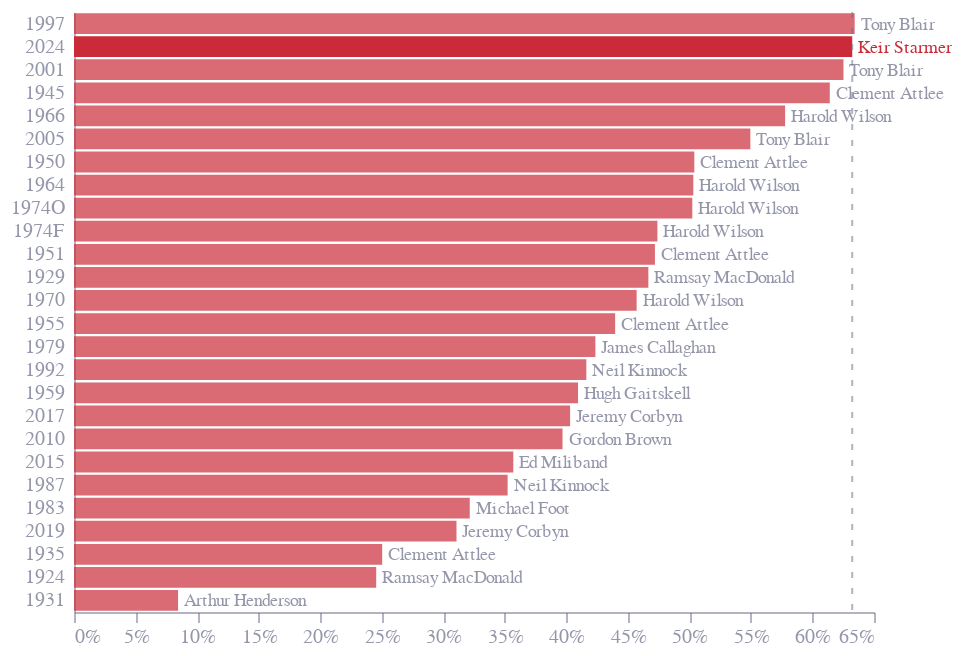

This figure's notebook cell:
### Markdown cell above
# Fig1

### Code cell
df = pd.read_csv("intermediate/ge_1924_2024_agg.csv")
#df['year'] = pd.to_numeric(df['year']).astype(str)

df = df[['year', 'Labour_Leader', 'Labour_Seats', 'Total_Seats']]
df['Labour_share'] = df['Labour_Seats'] / df['Total_Seats']

df.iloc[12, 0] = '1974F'
df.iloc[13, 0] = '1974O'

df = df.sort_values('Labour_share', ascending=False)
df['rank'] = np.arange(1, len(df)+1)

base = alt.Chart(df).encode(
 y=alt.Y('year:N', title='', sort=alt.EncodingSortField(field='rank', order='ascending')),
 x=alt.X('Labour_share', title='', axis=alt.Axis(format='%')),
 opacity=alt.condition(alt.datum.year == 2024, alt.value(1), alt.value(0.7))
)

bars = base.mark_bar(color="rgb(203, 43, 56)")

leader_labels = base.mark_text(
    align='left',
    baseline='middle',
    color='#676A86',
    font='Circular Std',
    fontSize=9,
    dx=3
).encode(
    text='Labour_Leader',
    color=alt.condition(alt.datum.year == 2024, alt.value('rgb(203, 43, 56)'), alt.value('#676A86'))
)

# add a rule at x=0.632308

rule = alt.Chart(pd.DataFrame({'x': [0.632308]})).mark_rule(color='#676A86', strokeDash=[3,5], opacity=0.5).encode(x='x')

chart = (bars + rule +leader_labels)

chart.save("fig1.json")
chart.save("fig1.png", scale_factor=2.0)

chart

### Figure 1 — Vega-Lite specification as saved in the notebook (floating-point values rounded to 4 significant figures)
{"config": {"font": "Circular Std", "mark": {"line": {"interpolate": "monotone"}}, "view": {"stroke": "transparent", "width": 400, "height": 300}, "range": {"category": ["#36B7B4", "#E6224B", "#F4C245", "#0063AF", "#00A767", "#179FDB", "#EB5C2E"], "diverging": ["#E6224B", "#E54753", "#C9C9C9", "#179FDB", "#122B39"], "heatmap": ["#C9C9C9", "#179FDB", "#0063AF", "#122B39"], "ordinal": ["#00A767", "#36B7B4", "#179FDB", "#0063AF", "#243B5A"]}, "axisX": {"domainColor": "#676A86", "domainOpacity": 0.5, "grid": false, "labelAngle": 0, "labelColor": "#676A86", "labelOpacity": 0.7, "orient": "bottom", "tickColor": "#676A86", "tickCount": 10, "tickOpacity": 0.5, "title": false, "titleAlign": "center", "titleAnchor": "middle", "titleColor": "#676A86", "titleFontSize": 12, "titleOpacity": 0.8, "titleY": -15}, "axisY": {"domainColor": "#676A86", "domainOpacity": 0.5, "gridColor": "#676A86", "gridDash": [1, 5], "gridOpacity": 0.5, "labelColor": "#676A86", "labelOpacity": 0.7, "labelPadding": 5, "tickColor": "#676A86", "tickCount": 8, "tickOpacity": 0.5, "ticks": false, "titleAlign": "left", "titleAngle": 0, "titleBaseline": "bottom", "titleColor": "#676A86", "titleFontSize": 12, "titleOpacity": 0.8, "titleX": 0, "titleY": -7}}, "layer": [{"data": {"name": "data-7326730d47ff173803d845aeaf97ba26"}, "mark": {"type": "bar", "color": "rgb(203, 43, 56)"}, "encoding": {"opacity": {"condition": {"test": "(datum.year === 2024)", "value": 1}, "value": 0.7}, "x": {"axis": {"format": "%"}, "field": "Labour_share", "title": "", "type": "quantitative"}, "y": {"field": "year", "sort": {"field": "rank", "order": "ascending"}, "title": "", "type": "nominal"}}}, {"data": {"name": "data-494b90f4bf97ea641239fcf336ac30df"}, "mark": {"type": "rule", "color": "#676A86", "opacity": 0.5, "strokeDash": [3, 5]}, "encoding": {"x": {"field": "x", "type": "quantitative"}}}, {"data": {"name": "data-7326730d47ff173803d845aeaf97ba26"}, "mark": {"type": "text", "align": "left", "baseline": "middle", "color": "#676A86", "dx": 3, "font": "Circular Std", "fontSize": 9}, "encoding": {"color": {"condition": {"test": "(datum.year === 2024)", "value": "rgb(203, 43, 56)"}, "value": "#676A86"}, "opacity": {"condition": {"test": "(datum.year === 2024)", "value": 1}, "value": 0.7}, "text": {"field": "Labour_Leader", "type": "nominal"}, "x": {"axis": {"format": "%"}, "field": "Labour_share", "title": "", "type": "quantitative"}, "y": {"field": "year", "sort": {"field": "rank", "order": "ascending"}, "title": "", "type": "nominal"}}}], "$schema": "https://vega.github.io/schema/vega-lite/v5.8.0.json", "datasets": {"data-7326730d47ff173803d845aeaf97ba26": [{"year": 1997.0, "Labour_Leader": "Tony Blair", "Labour_Seats": 418, "Total_Seats": 659, "Labour_share": 0.6343, "rank": 1}, {"year": 2024.0, "Labour_Leader": "Keir Starmer", "Labour_Seats": 411, "Total_Seats": 650, "Labour_share": 0.6323, "rank": 2}, {"year": 2001.0, "Labour_Leader": "Tony Blair", "Labour_Seats": 412, "Total_Seats": 659, "Labour_share": 0.6252, "rank": 3}, {"year": 1945.0, "Labour_Leader": "Clement Attlee", "Labour_Seats": 393, "Total_Seats": 640, "Labour_share": 0.6141, "rank": 4}, {"year": 1966.0, "Labour_Leader": "Harold Wilson", "Labour_Seats": 364, "Total_Seats": 630, "Labour_share": 0.5778, "rank": 5}, {"year": 2005.0, "Labour_Leader": "Tony Blair", "Labour_Seats": 355, "Total_Seats": 646, "Labour_share": 0.5495, "rank": 6}, {"year": 1950.0, "Labour_Leader": "Clement Attlee", "Labour_Seats": 315, "Total_Seats": 625, "Labour_share": 0.504, "rank": 7}, {"year": 1964.0, "Labour_Leader": "Harold Wilson", "Labour_Seats": 317, "Total_Seats": 630, "Labour_share": 0.5032, "rank": 8}, {"year": "1974O", "Labour_Leader": "Harold Wilson", "Labour_Seats": 319, "Total_Seats": 635, "Labour_share": 0.5024, "rank": 9}, {"year": "1974F", "Labour_Leader": "Harold Wilson", "Labour_Seats": 301, "Total_Seats": 635, "Labour_share": 0.474, "rank": 10}, {"year": 1951.0, "Labour_Leader": "Clement Attlee", "Labour_Seats": 295, "Total_Seats": 625, "Labour_share": 0.472, "rank": 11}, {"year": 1929.0, "Labour_Leader": "Ramsay MacDonald", "Labour_Seats": 287, "Total_Seats": 615, "Labour_share": 0.4667, "rank": 12}, {"year": 1970.0, "Labour_Leader": "Harold Wilson", "Labour_Seats": 288, "Total_Seats": 630, "Labour_share": 0.4571, "rank": 13}, {"year": 1955.0, "Labour_Leader": "Clement Attlee", "Labour_Seats": 277, "Total_Seats": 630, "Labour_share": 0.4397, "rank": 14}, {"year": 1979.0, "Labour_Leader": "James Callaghan", "Labour_Seats": 269, "Total_Seats": 635, "Labour_share": 0.4236, "rank": 15}, {"year": 1992.0, "Labour_Leader": "Neil Kinnock", "Labour_Seats": 271, "Total_Seats": 651, "Labour_share": 0.4163, "rank": 16}, {"year": 1959.0, "Labour_Leader": "Hugh Gaitskell", "Labour_Seats": 258, "Total_Seats": 630, "Labour_share": 0.4095, "rank": 17}, {"year": 2017.0, "Labour_Leader": "Jeremy Corbyn", "Labour_Seats": 262, "Total_Seats": 650, "Labour_share": 0.4031, "rank": 18}, {"year": 2010.0, "Labour_Leader": "Gordon Brown", "Labour_Seats": 258, "Total_Seats": 650, "Labour_share": 0.3969, "rank": 19}, {"year": 2015.0, "Labour_Leader": "Ed Miliband", "Labour_Seats": 232, "Total_Seats": 650, "Labour_share": 0.3569, "rank": 20}, {"year": 1987.0, "Labour_Leader": "Neil Kinnock", "Labour_Seats": 229, "Total_Seats": 650, "Labour_share": 0.3523, "rank": 21}, {"year": 1983.0, "Labour_Leader": "Michael Foot", "Labour_Seats": 209, "Total_Seats": 650, "Labour_share": 0.3215, "rank": 22}, {"year": 2019.0, "Labour_Leader": "Jeremy Corbyn", "Labour_Seats": 202, "Total_Seats": 650, "Labour_share": 0.3108, "rank": 23}, {"year": 1935.0, "Labour_Leader": "Clement Attlee", "Labour_Seats": 154, "Total_Seats": 615, "Labour_share": 0.2504, "rank": 24}, {"year": 1924.0, "Labour_Leader": "Ramsay MacDonald", "Labour_Seats": 151, "Total_Seats": 615, "Labour_share": 0.2455, "rank": 25}, {"year": 1931.0, "Labour_Leader": "Arthur Henderson", "Labour_Seats": 52, "Total_Seats": 615, "Labour_share": 0.08455, "rank": 26}], "data-494b90f4bf97ea641239fcf336ac30df": [{"x": 0.6323}]}}
